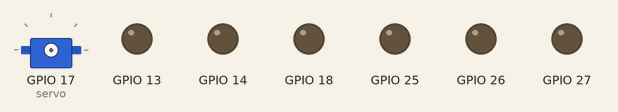
The program below on a simulated ESP32 board running MicroPython. Shown: servo, output pins drawn as LEDs (lit = HIGH). Servo angles are drawn from the pulse width (0.5 ms = 0°, 2.5 ms = 180°).

Above: at 0.1 s.
At 3.7 s:
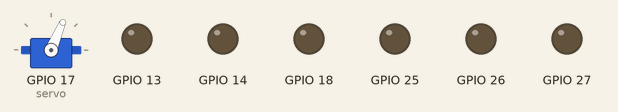
At 6.4 s:
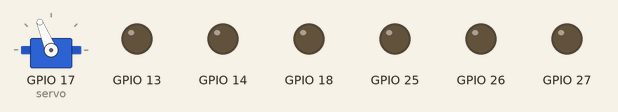
At 9.1 s:
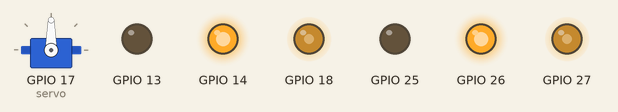
At 29.8 s:
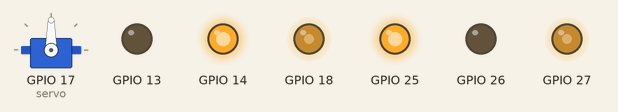
At 32.8 s:
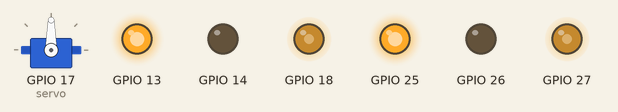
Timing chart, 0 to 40.0 s (numbered marks = the images above):
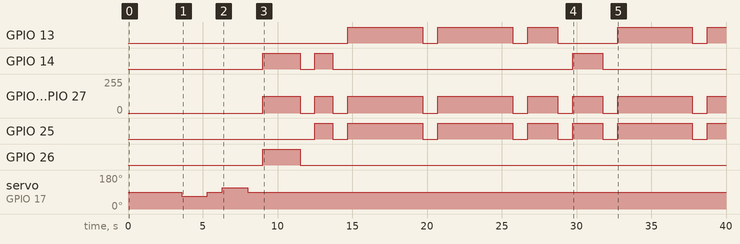

Measured:
- by itself, GPIO 13: LOW → HIGH at 14.7 s, → LOW 5.0 s later, → HIGH 1.0 s later, → LOW 5.0 s later, … (9 changes in this stretch)
- by itself, GPIO 14: goes HIGH 2.5 s, LOW 1.0 s, HIGH 1.2 s, LOW 16.0 s, HIGH 2.0 s, then LOW
- by itself, GPIO 25: LOW → HIGH at 12.5 s, → LOW 1.2 s later, → HIGH 1.0 s later, → LOW 5.0 s later, … (13 changes in this stretch)
- by itself, GPIO 26: LOW → HIGH at 9.0 s, → LOW 2.5 s later
- by itself, servo on GPIO 17 (servo): 90° → 67° at 3.6 s, → 90° 1.7 s later, → 112° 1.0 s later, → 90° 1.7 s later
- by itself, GPIO 18, GPIO 27: 0/255 → 127/255 at 9.0 s, → 0/255 2.5 s later, → 127/255 1.0 s later, → 0/255 1.2 s later, … (15 changes in this stretch)

The program:

actualmain.py
```python
from machine import Pin, PWM, ADC
import time

class Servo:
    def __init__(self, pin_num, freq=50):
        self.pwm = PWM(Pin(pin_num))
        self.pwm.freq(freq)

    def _write_duty_us(self, us):
        duty = int((us / 20000) * 65535)
        self.pwm.duty_u16(duty)

    def forward(self, speed=1.0):
        speed = max(0.0, min(1.0, speed))
        us = 1500 + 500 * speed
        self._write_duty_us(us)

    def reverse(self, speed=1.0):
        speed = max(0.0, min(1.0, speed))
        us = 1500 - 500 * speed
        self._write_duty_us(us)

    def stop(self):
        self._write_duty_us(1500)

# ------------------- Motor Class -------------------
class Motor:
    def __init__(self, IN1_pin, IN2_pin, EN_pin, pwm_freq=1000):
        self.in1 = Pin(IN1_pin, Pin.OUT)
        self.in2 = Pin(IN2_pin, Pin.OUT)
        self.enable = PWM(Pin(EN_pin))
        self.enable.freq(pwm_freq)
        self.stop()
        time.sleep(0.05)

    def forward(self, speed=1.0):
        self.in1.value(1)
        self.in2.value(0)
        self.enable.duty_u16(int(speed * 65535))

    def reverse(self, speed=1.0):
        self.in1.value(0)
        self.in2.value(1)
        self.enable.duty_u16(int(speed * 65535))

    def stop(self):
        self.in1.value(0)
        self.in2.value(0)
        self.enable.duty_u16(0)


# ------------------- Motor Controller -------------------
class MotorController:
    def __init__(self):
        self.left  = Motor(25, 26, 27)
        self.right = Motor(13, 14, 18)

    def forward(self, speed=1.0):
        self.left.forward(speed)
        self.right.forward(speed)

    def reverse(self, speed=1.0):
        self.left.reverse(speed)
        self.right.reverse(speed)

    def spin_left(self, speed=0.5):
        self.left.reverse(speed)
        self.right.forward(speed)

    def spin_right(self, speed=0.5):
        self.left.forward(speed)
        self.right.reverse(speed)

    def stop(self):
        self.left.stop()
        self.right.stop()


# ------------------- Continuous Run Function -------------------
def run_motor(controller, motor_func, speed, duration):
    start = time.ticks_ms()
    while time.ticks_diff(time.ticks_ms(), start) < duration * 1000:
        motor_func(speed)
        time.sleep(0.05)
    controller.stop()
    time.sleep(1)


# ------------------- Main Sequence -------------------
time.sleep(2.0)
motor = MotorController()
servo = Servo(17)


time.sleep(1.0)
servo.stop()
time.sleep(0.5)
servo.reverse(0.5)
time.sleep(1.7)
servo.stop()
time.sleep(1.0)


# Servo movements
servo.forward(0.5)
time.sleep(1.7)
servo.stop()
time.sleep(1.0)
run_motor(motor, motor.reverse, 0.5, 2.5)
run_motor(motor, motor.spin_right, 0.5, 1.2)
run_motor(motor, motor.forward, 0.5, 5)
run_motor(motor, motor.forward, 0.5, 5)
run_motor(motor, motor.forward, 0.5, 2)
run_motor(motor, motor.spin_right, 0.5, 2.0)
run_motor(motor, motor.forward, 0.5, 5)
run_motor(motor, motor.forward, 0.5, 5)
run_motor(motor, motor.forward, 0.5, 5)
run_motor(motor, motor.forward, 0.5, 5)
run_motor(motor, motor.forward, 0.5, 5)
run_motor(motor, motor.forward, 0.5, 5)
run_motor(motor, motor.spin_right, 0.5, 2.8)
run_motor(motor, motor.forward, 0.5, 3)
run_motor(motor, motor.spin_left, 0.5, 1.8)
servo.reverse(0.5)
time.sleep(2.0)
servo.stop()
time.sleep(1.0)
run_motor(motor, motor.forward, 0.5, 5)
run_motor(motor, motor.forward, 0.5, 5)
run_motor(motor, motor.forward, 0.5, 5)
```
